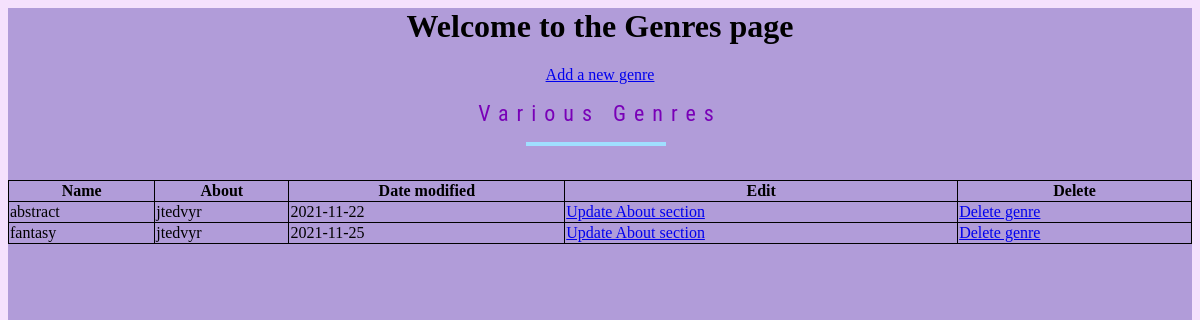
Screenshot of /genrelist with the database file from the repository.
### tables this page shows
CREATE TABLE Genre
                  (id INTEGER PRIMARY KEY, Name TEXT, 
                  About TEXT, Date_modified DATE);

### hello.py (the view)
@app.route('/genrelist', methods=['GET'])
def genrelist():
   print("Making a connection")
   connection = sqlite3.connect('artgallery.db')
   print ("Getting a cursor")
   cursor = connection.cursor()
   print ("Executing the DML")
   cursor.execute("select * from Genre") #accessing all genre data (name,about,date modified)
   print("Get the Rows from cursor")
   g_rows = cursor.fetchall()
   print("Closing the database")
   connection.close()
   print(g_rows)
   return render_template("genre_list.html", g_rows = g_rows)

### templates/genre_list.html (shortened to what this page needs)
<html>
<head>
<h1>Welcome to the Genres page</h1>
<link rel="stylesheet" type="text/css" href="{{ url_for('static',filename='hover.css') }}">
</head>
<body style="background-color:#B19CD9;">
<a href="{{ url_for ('creategenre') }}">Add a new genre</a>
<div class="svg-wrapper">
  <svg height="60" width="320" xmlns="http://www.w3.org/2000/svg">
    <rect class="shape" height="60" width="320" />
  </svg>
   <div class="text">Various Genres</div>
</div>
<table border=5>
    <tr>
        <th> Name </th>
        <th> About </th>
        <th> Date modified </th>
        <th> Edit </th>
        <th> Delete </th>
    </tr>
    {% for item in g_rows %}
    <tr>
        <td> {{item.1}} </td>
        <td> {{item.2}} </td>
        <td> {{item.3}} </td>
        <td> <a href="{{ url_for ('genreupdate', id = item.0) }}">Update About section</a> </td>
        <td> <a href="{{ url_for ('genredelete', id = item.0) }}">Delete genre</a> </td>
    </tr>
    {% endfor %}
</body>
</html>

### static/hover.css (style rules this page uses)
html, body { background: #f5e1fd; height: 100%; overflow: hidden; text-align: center; }
.svg-wrapper { height: 60px; margin: 0 auto; position: relative; top: 4%; transform: translateY(-50%); width: 320px; }
.text { color: #7900B7; font-family: 'Roboto Condensed'; font-size: 22px; letter-spacing: 8px; line-height: 32px; position: relative; top: -48px; }

### templates/genre_list.html (style rules this page uses)
table, td, th { border: 1px solid black; }
table { width: 100%; border-collapse: collapse; }

### rows the page displays
Genre: Name "abstract", About "jtedvyr", Date_modified "2021-11-22"
Genre: Name "fantasy", About "jtedvyr", Date_modified "2021-11-25"
